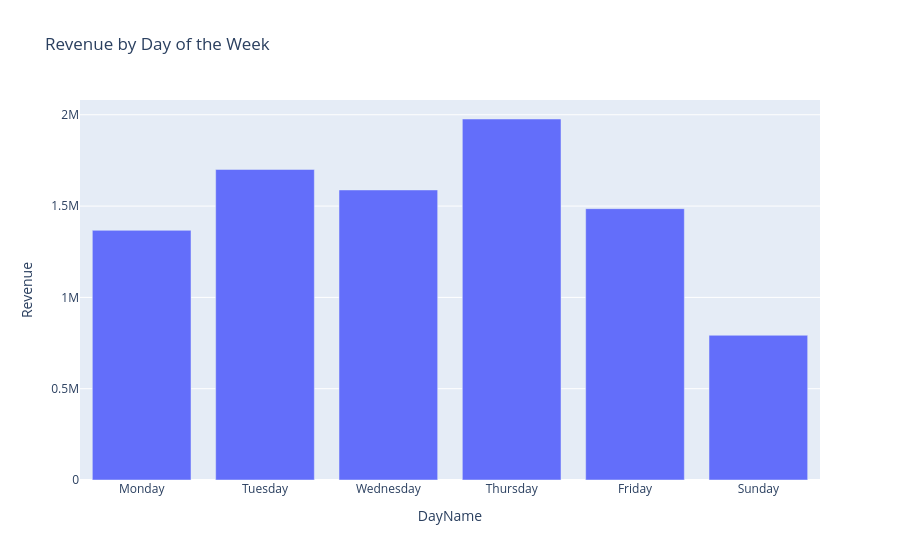

The notebook cell saved with this chart:
### Markdown cell above
### Business Question 6: Which Days Generate the Most Revenue?

### Code cell
day_revenue = (
    df.groupby("DayName")["Revenue"]
    .sum()
    .reset_index()
)

# Days need proper ordering.

day_order = [
    "Monday",
    "Tuesday",
    "Wednesday",
    "Thursday",
    "Friday",
    "Saturday",
    "Sunday"
]

day_revenue["DayName"] = pd.Categorical(
    day_revenue["DayName"],
    categories=day_order,
    ordered=True
)

day_revenue = day_revenue.sort_values("DayName")

# Chart:

fig = px.bar(
    day_revenue,
    x="DayName",
    y="Revenue",
    title="Revenue by Day of the Week"
)

fig.show()

### Figure 1 — Plotly figure (JSON) as saved in the notebook; plotly's stock layout.template omitted (floating-point values rounded to 4 significant figures)
{"data": [{"hovertemplate": "DayName=%{x}<br>Revenue=%{y}<extra></extra>", "legendgroup": "", "marker": {"color": "#636efa", "pattern": {"shape": ""}}, "name": "", "orientation": "v", "showlegend": false, "textposition": "auto", "type": "bar", "x": ["Monday", "Tuesday", "Wednesday", "Thursday", "Friday", "Sunday"], "xaxis": "x", "y": [1367000.0, 1701000.0, 1588000.0, 1977000.0, 1486000.0, 792500.0], "yaxis": "y"}], "layout": {"barmode": "relative", "legend": {"tracegroupgap": 0}, "title": {"text": "Revenue by Day of the Week"}, "xaxis": {"anchor": "y", "domain": [0, 1], "title": {"text": "DayName"}}, "yaxis": {"anchor": "x", "domain": [0, 1], "title": {"text": "Revenue"}}}}
